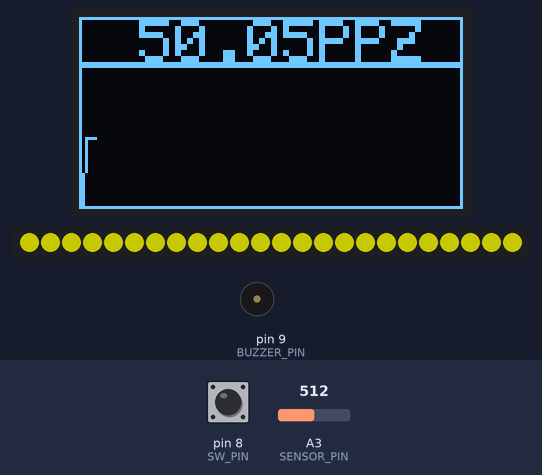
A program run on a simulated Arduino Nano, built with avr-gcc and run on an emulated ATmega328P. On the bench: 128×64 one-colour display, 24 RGB LEDs in strip order, left to right, buzzer (waves = sounding, pin HIGH). The inputs (shaded band) are chosen by the test bench; at power-on: pin 8 (SW_PIN) HIGH, A3 (SENSOR_PIN) = 512. Dim RGB values are drawn brighter than linear; what the program prints to the serial monitor is not drawn.

Above: at 2.99 s.
3.3 s: pin 8 (SW_PIN) pulled LOW for 0.3 s
At 3.71 s:
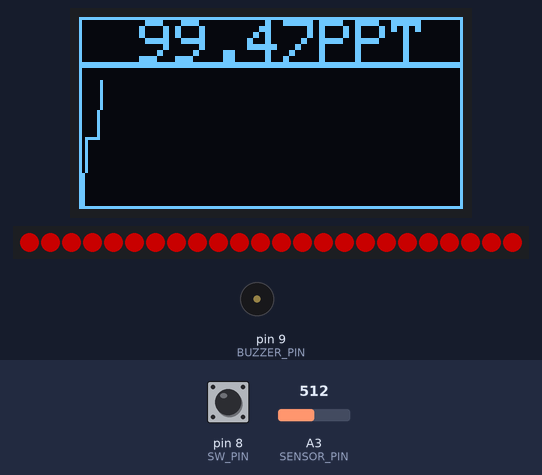
5.8 s: pin 8 (SW_PIN) pulled LOW for 1 s
At 6.31 s:
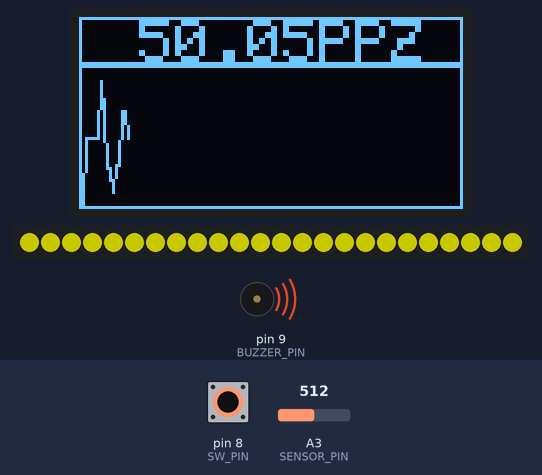
8.5 s: A3 (SENSOR_PIN) set to 619
At 8.68 s:
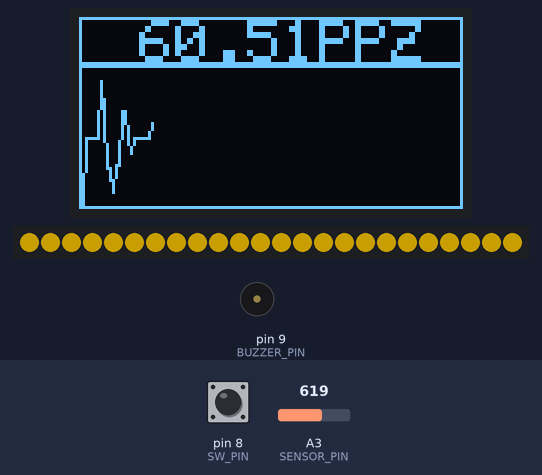
10.0 s: A3 (SENSOR_PIN) set to 648
At 10.22 s:
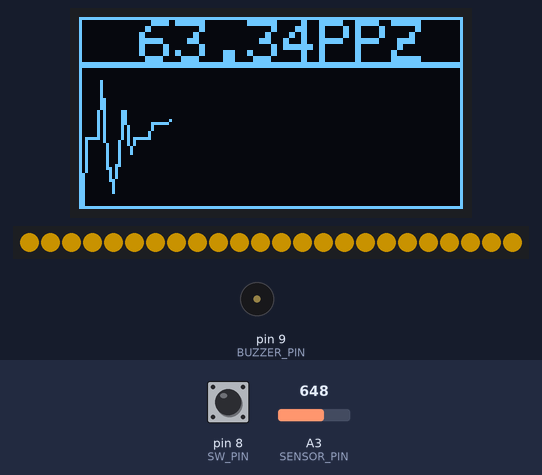
11.6 s: A3 (SENSOR_PIN) set to 759
At 12.28 s:
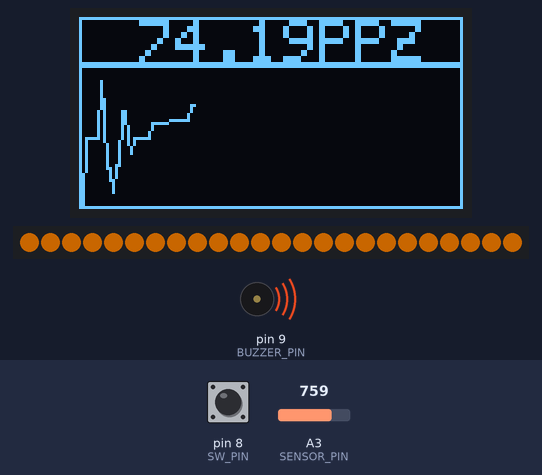
13.4 s: A3 (SENSOR_PIN) set to 783
At 13.83 s:
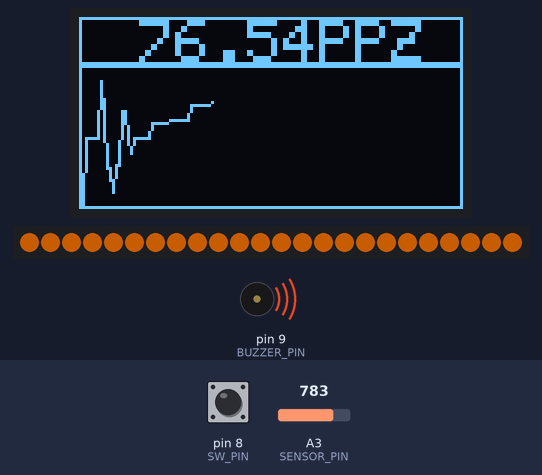
Timing chart, 0 to 16.2 s (numbered marks = the images above; inputs shaded):
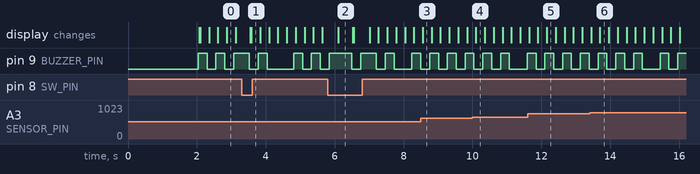

The program:

main.cpp
```cpp
// Included Libraries
#include "Arduino.h"
#include <Wire.h>
#include <Adafruit_GFX.h>
#include <Adafruit_SSD1306.h>
#include <Adafruit_NeoPixel.h>

// Pin Definitions
#define SENSOR_PIN A3 // MEMS Carbon Monoxide Sensor
#define OLED_SDA A4   // I2C Serial Data for OLED Display
#define OLED_SCL A5   // I2C Serial Clock for OLED Display
#define BUZZER_PIN 9  // Buzzer +ve Terminal
#define SW_PIN 8      // Rotary Encoder Button
#define DT_PIN 7      // Rotary Encoder Channel A
#define CLK_PIN 6     // Rotary Encoder channel B
#define LED_PIN 3     // LED Data pin

// NeoPixel LED Definitions
#define NUM_LEDS 24    // Number of LEDs in the strip
#define BRIGHTNESS 255 // LED brightness

// Definitations
#define BAUD_RATE 115200  // Serial communication baud rate
#define DELAY_MS 200      // Delay after each iteration of loop in milliseconds.
#define SCREEN_WIDTH 128  // OLED Display Width
#define SCREEN_HEIGHT 64  // OLED Display Height
#define OLED_ADDRESS 0x3C // I2C Address for OLED Display
#define OLED_TEXT_SIZE 2  // OLED Text Size
#define OLED_TEXT_COLOR WHITE
#define SENSOR_REFRESH_RATE 1000 // Sensor refresh rate
#define BUZZER_THRESHOLD 10.0   // Threshold for buzzer to activate

// Other Definitions
#define OLED_START_X 0
#define OLED_START_Y 0
#define OLED_END_X 128
#define OLED_END_Y 64
#define OLED_HEAD_HEIGHT 16

#define FACTOR 2

// Variable Declarations
int sensorValue; // CO Sensor Value 0-1023
double CO_PPM, CO_PPZ, test_PPZ;
Adafruit_NeoPixel strip(NUM_LEDS, LED_PIN, NEO_GRB);

// OLED Display Declaration
Adafruit_SSD1306 display(SCREEN_WIDTH, SCREEN_HEIGHT, &Wire, -1);
bool testMode = false;

// Variables for managing timing
unsigned long previousMillis = 0; // Stores the last time the buzzer toggled
bool buzzerState = false;         // Tracks the current state of the buzzer
int repeatCount = 0;              // Tracks how many times the pattern has repeated
int totalRepeats = 0;             // Total repeats for the current tune
int durationOn = 0;               // On duration for the buzzer
int durationOff = 0;              // Off duration for the buzzer

// Graph parameters
const int graphTop = OLED_HEAD_HEIGHT + 1;
const int graphBottom = OLED_END_Y - 2;
const int graphLeft = OLED_START_X + 1;
const int graphRight = OLED_END_X - 1;
int testCounter = 0;

// Function Declarations
double calc_ppm(int x);                                             // x is analog voltage taken from sensor
double calc_ppz(int x);                                             // custom unit from 0 to 100
bool run_after(int time_ms, int counter);                           // Checks if a certain time has passed
void drawBorders();                                                 // Draws borders on the OLED display
uint32_t getColorFromValue(double value, Adafruit_NeoPixel &strip); // Gets color based on CO value
void playWarningTune(int value);                                    // Plays warning tune
void playWarningTuneNonBlocking(int value);                         // Plays warning tune without blocking
void plotValueOnGraph(int value);                                   // Plots value on the graph

// Setup Function
void setup()
{
  Serial.begin(BAUD_RATE);

  // Initialize OLED display
  if (!display.begin(SSD1306_SWITCHCAPVCC, OLED_ADDRESS))
  { // Address 0x3D for 128x64
    Serial.println(F("SSD1306 allocation failed"));
    while (1)
    {
      Serial.println("Restart board...");
      delay(2000);
    }
  }
  delay(2000); // Wait for Display to initialize

  // Pin Mode Setup
  pinMode(BUZZER_PIN, OUTPUT);
  pinMode(SW_PIN, INPUT_PULLUP);
  pinMode(DT_PIN, INPUT);
  pinMode(CLK_PIN, INPUT);

  // Initialize NeoPixel strip
  strip.begin();
  strip.setBrightness(100);

  // Initialize Display
  display.clearDisplay();
  display.setTextSize(OLED_TEXT_SIZE);
  display.setTextColor(OLED_TEXT_COLOR);
  display.setCursor(0, 0);
  display.setTextWrap(false);

  Serial.println("Carbon Monoxide Detector/Decorative Night Light\nZurain Nazir | E: nazirzurain@gmail.com | P: +91 7006775359\nDec. 2024");
}

// Main Loop
void loop()
{
  // Check if the button is pressed to toggle test mode
  if (digitalRead(SW_PIN) == 0)
  {
    digitalWrite(BUZZER_PIN, HIGH);
    testMode = !testMode;
    delay(200);
    digitalWrite(BUZZER_PIN, LOW);
  }

  // LOOP START CODE
  display.fillRect(OLED_START_X, OLED_START_Y, 128, 16, BLACK);
  strip.clear();
  display.setCursor(20, 1);
  digitalWrite(BUZZER_PIN, LOW);
  drawBorders();

  // Reset test counter
  if (testCounter > 100)
  {
    testCounter = 0;
  }

  // Read sensor value and calculate CO concentration
  sensorValue = analogRead(SENSOR_PIN);
  CO_PPM = calc_ppm(sensorValue);
  CO_PPZ = calc_ppz(sensorValue);
  test_PPZ = sin(millis() / 400) * 50 + 50;

  // LOOP MAIN CODE
  if (testMode)
  {
    // Test mode operations
    if (test_PPZ > BUZZER_THRESHOLD)
    {
      playWarningTuneNonBlocking(test_PPZ);
    }
    plotValueOnGraph(test_PPZ / 1.2 + 10);
    strip.fill(getColorFromValue(test_PPZ, strip));

    display.print(test_PPZ);
    display.print("PPT");
    Serial.print("CO Concentration in PPT:");
    Serial.println(test_PPZ);
  }
  else
  {
    // Normal mode operations
    if (CO_PPZ > BUZZER_THRESHOLD)
    {
      playWarningTuneNonBlocking(CO_PPZ);
    }
    plotValueOnGraph(CO_PPZ);
    strip.fill(getColorFromValue(CO_PPZ, strip));
    display.print(CO_PPZ);
    display.print("PPZ");

    Serial.print("CO Concentration in PPZ:");
    Serial.println(CO_PPZ);
  }

  strip.show();

  // LOOP END CODE
  display.display();
  delay(DELAY_MS);
  testCounter++;
}

// Function to calculate CO concentration in PPM
double calc_ppm(int x) // High possibility of Inaccuracy
{
  return 5.03 * x - 145.91;
}

// Function to calculate CO concentration in PPZ (custom unit)
double calc_ppz(int x) // Custom Unit for CO concentration
{
  return (double)x * 100 / 1023;
}

// Function to draw borders on the OLED display
void drawBorders()
{
  display.drawRect(OLED_START_X, OLED_START_Y, OLED_END_X, OLED_HEAD_HEIGHT, WHITE);                    // header rectangle
  display.drawRect(OLED_START_X, OLED_HEAD_HEIGHT, OLED_END_X, OLED_END_Y - (OLED_HEAD_HEIGHT), WHITE); // graph rectangle
}

// Function to get color from CO value for NeoPixel
uint32_t getColorFromValue(double value, Adafruit_NeoPixel &strip)
{
  // Clamp the value between 0.0 and 100.0
  if (value < 0.0)
    value = 0.0;
  if (value > 100.0)
    value = 100.0;

  uint8_t r, g, b;

  if (value <= 25.0)
  {
    // Green to Yellow (value 0 to 50)
    r = (uint8_t)(value / 50.0 * 255); // Gradually increase red
    g = 255;                           // Full green
    b = 0;                             // No blue
  }
  else if (25.0 < value <= 50.0)
  {
    // Yellow to Red (value 50 to 100)
    r = 255;                                     // Full red
    g = (uint8_t)((100.0 - value) / 50.0 * 255); // Gradually decrease green
    b = 0;                                       // No blue
  }
  else{
    r = 255;
    g = 0;
    b = 0;
  }

  // Return the color in NeoPixel format
  return strip.Color(r, g, b);
}

// Function to play warning tune
void playWarningTune(int value)
{
  // Clamp the value between 20 and 100
  if (value < 20)
    value = 20;
  if (value > 100)
    value = 100;

  // Map the value to intensity parameters
  int durationOn = map(value, 20, 100, 200, 50);  // On duration decreases as value increases
  int durationOff = map(value, 20, 100, 200, 30); // Off duration decreases as value increases
  int repeatCount = map(value, 20, 100, 3, 10);   // Repeat count increases as value increases

  // Play the warning tune based on intensity
  for (int i = 0; i < repeatCount; i++)
  {
    digitalWrite(BUZZER_PIN, HIGH); // Turn buzzer ON
    delay(durationOn);
    digitalWrite(BUZZER_PIN, LOW); // Turn buzzer OFF
    delay(durationOff);
  }
}

// Non-blocking function to play warning tune
void playWarningTuneNonBlocking(int value)
{
  static int currentStage = 0;

  // Clamp the value between 20 and 100
  if (value < 20)
    value = 20;
  if (value > 100)
    value = 100;

  // Calculate parameters for the warning tune
  durationOn = map(value, 20, 100, 200, 50);  // On duration decreases as value increases
  durationOff = map(value, 20, 100, 200, 30); // Off duration decreases as value increases
  totalRepeats = map(value, 20, 100, 3, 10);  // Repeat count increases as value increases

  unsigned long currentMillis = millis();

  // Handle buzzer timing
  if (buzzerState && (currentMillis - previousMillis >= durationOn))
  {
    digitalWrite(BUZZER_PIN, LOW); // Turn buzzer OFF
    buzzerState = false;
    previousMillis = currentMillis;
    repeatCount++; // Increment the pattern repeat count
  }
  else if (!buzzerState && (currentMillis - previousMillis >= durationOff))
  {
    if (repeatCount < totalRepeats)
    {
      digitalWrite(BUZZER_PIN, HIGH); // Turn buzzer ON
      buzzerState = true;
      previousMillis = currentMillis;
    }
    else
    {
      // Reset repeat count to stop the tune after the desired repeats
      repeatCount = 0;
    }
  }
}

// Function to plot value on the graph
void plotValueOnGraph(int value)
{
  static int lastX = graphLeft;   // Keeps track of the last x-coordinate
  static int lastY = graphBottom; // Keeps track of the last y-coordinate

  // Constrain the value to 0-100
  value = constrain(value, 0, 100);

  // Map the value to the graph's vertical range
  int y = map(value, 0, 100, graphBottom, graphTop);

  // Increment the x-coordinate
  int x = lastX + 1;
  if (x >= graphRight)
  {
    // Clear the graph area if x exceeds the boundary and reset
    display.fillRect(graphLeft + 1, graphTop + 1, graphRight - graphLeft - 2, graphBottom - graphTop - 2, SSD1306_BLACK);
    // display.clearDisplay();
    x = graphLeft + 1;
    y = graphBottom + 1;
    lastX = x;
    lastY = y;
  }

  // Draw a line connecting the last point to the new point
  display.drawLine(lastX, lastY, x, y, SSD1306_WHITE);

  // Update the last point
  lastX = x;
  lastY = y;

  // Display the updated graph
  display.display();
}
```

Measured:
- the behaviour switches between 635 and 636 on A3 (SENSOR_PIN) (found by bisection; images 3 and 4)
- the behaviour switches between 768 and 769 on A3 (SENSOR_PIN) (found by bisection; images 5 and 6)
- after the input at 10.0 s, the display: changes after 0.10 s (image 4)
- after the input at 13.4 s, the display: first differs from a run without the input after 0.30 s (image 6)
- what the display in image 2 shows lasts 0.4 s, from 6.1 s to 6.5 s
